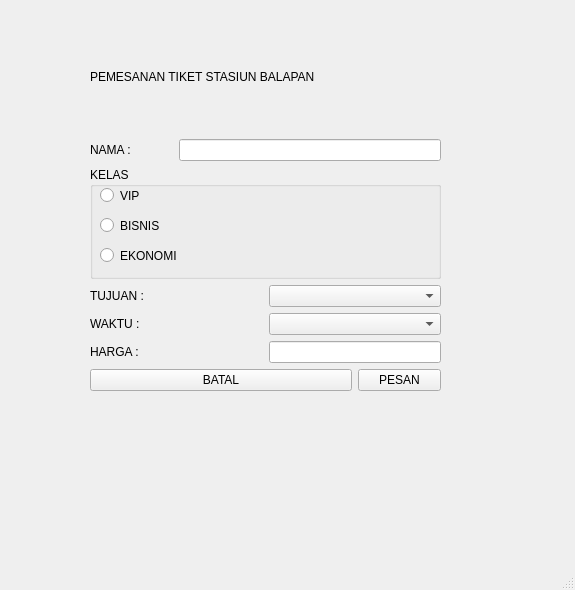
<?xml version="1.0" encoding="UTF-8"?>
<ui version="4.0">
 <class>MainWindow</class>
 <widget class="QMainWindow" name="MainWindow">
  <property name="geometry">
   <rect>
    <x>0</x>
    <y>0</y>
    <width>575</width>
    <height>590</height>
   </rect>
  </property>
  <property name="windowTitle">
   <string>MainWindow</string>
  </property>
  <widget class="QWidget" name="centralwidget">
   <widget class="QWidget" name="layoutWidget">
    <property name="geometry">
     <rect>
      <x>90</x>
      <y>20</y>
      <width>351</width>
      <height>371</height>
     </rect>
    </property>
    <layout class="QGridLayout" name="gridLayout">
     <item row="6" column="3">
      <widget class="QPushButton" name="pushButton_2">
       <property name="text">
        <string>PESAN</string>
       </property>
      </widget>
     </item>
     <item row="5" column="0" colspan="2">
      <widget class="QLabel" name="label_5">
       <property name="text">
        <string>HARGA :</string>
       </property>
      </widget>
     </item>
     <item row="5" column="2" colspan="2">
      <widget class="QLineEdit" name="lineEdit_2"/>
     </item>
     <item row="6" column="0" colspan="3">
      <widget class="QPushButton" name="pushButton">
       <property name="text">
        <string>BATAL</string>
       </property>
      </widget>
     </item>
     <item row="4" column="2" colspan="2">
      <widget class="QComboBox" name="comboBox_2"/>
     </item>
     <item row="2" column="0" colspan="4">
      <widget class="QGroupBox" name="groupBox">
       <property name="title">
        <string>KELAS</string>
       </property>
       <widget class="QRadioButton" name="radioButton">
        <property name="geometry">
         <rect>
          <x>10</x>
          <y>20</y>
          <width>82</width>
          <height>17</height>
         </rect>
        </property>
        <property name="text">
         <string>VIP</string>
        </property>
       </widget>
       <widget class="QRadioButton" name="radioButton_2">
        <property name="geometry">
         <rect>
          <x>10</x>
          <y>50</y>
          <width>82</width>
          <height>17</height>
         </rect>
        </property>
        <property name="text">
         <string>BISNIS</string>
        </property>
       </widget>
       <widget class="QRadioButton" name="radioButton_3">
        <property name="geometry">
         <rect>
          <x>10</x>
          <y>80</y>
          <width>82</width>
          <height>17</height>
         </rect>
        </property>
        <property name="text">
         <string>EKONOMI</string>
        </property>
       </widget>
      </widget>
     </item>
     <item row="3" column="0" colspan="2">
      <widget class="QLabel" name="label_3">
       <property name="text">
        <string>TUJUAN :</string>
       </property>
      </widget>
     </item>
     <item row="4" column="0" colspan="2">
      <widget class="QLabel" name="label_4">
       <property name="text">
        <string>WAKTU :</string>
       </property>
      </widget>
     </item>
     <item row="3" column="2" colspan="2">
      <widget class="QComboBox" name="comboBox"/>
     </item>
     <item row="1" column="0">
      <widget class="QLabel" name="label_2">
       <property name="text">
        <string>NAMA :</string>
       </property>
      </widget>
     </item>
     <item row="1" column="1" colspan="3">
      <widget class="QLineEdit" name="lineEdit"/>
     </item>
     <item row="0" column="0" colspan="4">
      <widget class="QLabel" name="label">
       <property name="text">
        <string>PEMESANAN TIKET STASIUN BALAPAN</string>
       </property>
      </widget>
     </item>
    </layout>
   </widget>
  </widget>
  <widget class="QMenuBar" name="menubar">
   <property name="geometry">
    <rect>
     <x>0</x>
     <y>0</y>
     <width>575</width>
     <height>21</height>
    </rect>
   </property>
  </widget>
  <widget class="QStatusBar" name="statusbar"/>
 </widget>
 <resources/>
 <connections/>
</ui>
